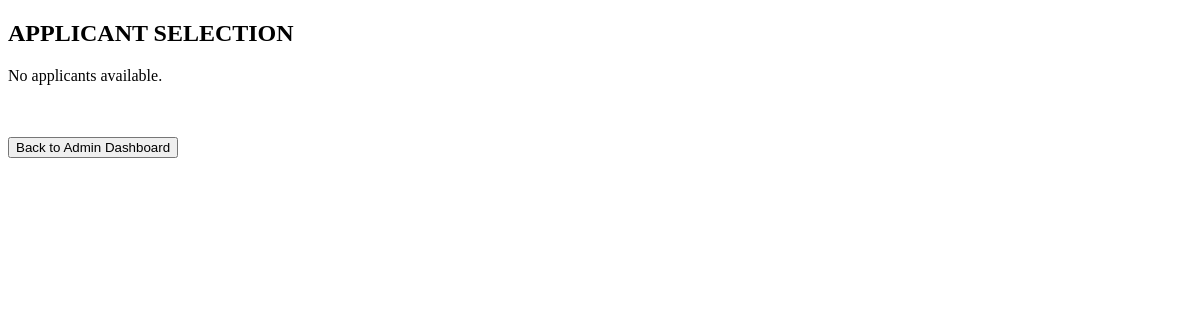
Page /selected_applicants on the earlier database version.
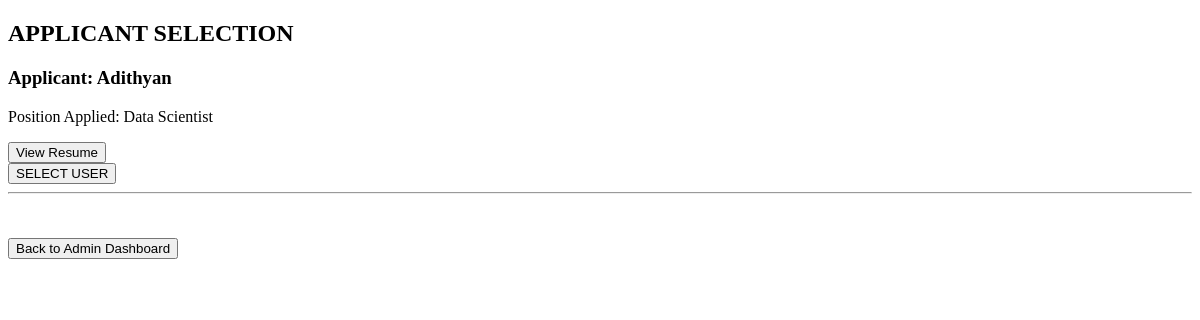
Same page on the later database version.
### app.py (models this page shows)
class AppliedJob(db.Model):
    id = db.Column(db.Integer, primary_key=True)
    user_id = db.Column(db.Integer, db.ForeignKey('user.id'), nullable=False)
    username = db.Column(db.String(20), nullable=False)
    job_id = db.Column(db.Integer, db.ForeignKey('job.job_id'), nullable=False)
    job_title = db.Column(db.String(20), nullable=False)
    resume_path = db.Column(db.String(200), nullable=False)
    user = db.relationship('User', back_populates='applied_jobs')
    job = db.relationship('Job', back_populates='applicants')

### app.py (the view)
@app.route('/selected_applicants')
def selected_applicants():
    applicants = AppliedJob.query.all()
    return render_template('admn_func/selc_appcn.html', applicants=applicants)

### templates/admn_func/selc_appcn.html (shortened to what this page needs)
<!DOCTYPE html>
<html lang="en">
<head>
</head>
<body>
    <h2>APPLICANT SELECTION</h2>
    {% if applicants %}
        {% for applicant in applicants %}
        <h3>Applicant: {{ applicant.username }}</h3>
        <p>Position Applied: {{ applicant.job_title }}</p>
        <form action="{{ url_for('view_resume', applicant_id=applicant.id) }}" method="GET">
            <button type="submit">View Resume</button>
        </form>
        <form action="{{ url_for('admin_dashboard', uname=uname) }}" method="GET">
            <button type="submit">SELECT USER</button>
        </form>
        <hr>
        {% endfor %}
    {% else %}
        <p>No applicants available.</p>
    {% endif %}
    <br><br>
    <form action="{{ url_for('admin_dashboard', uname=uname) }}" method="GET">
        <button type="submit">Back to Admin Dashboard</button>
    </form>
</body>
</html>

Differences in the rows shown:
added AppliedJob: username "Adithyan", job_title "Data Scientist"
Other differences:
text no longer shown: "No applicants available."
